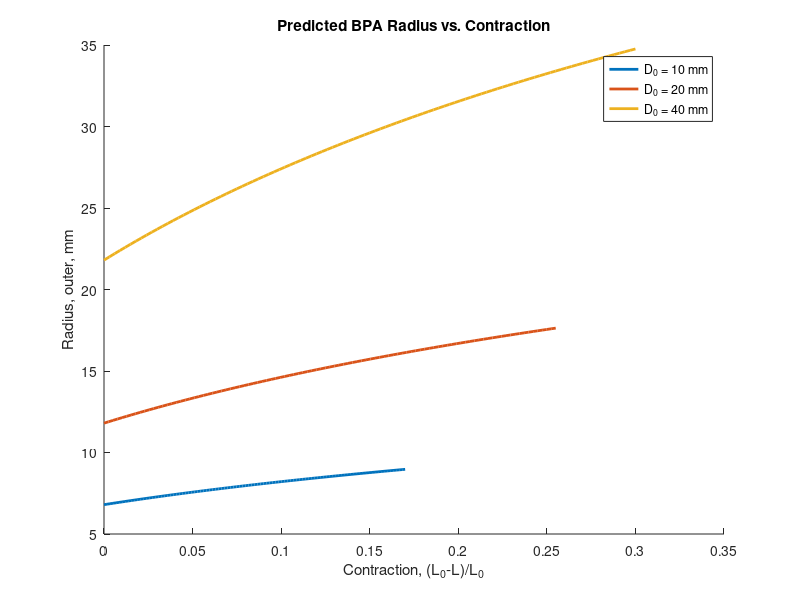
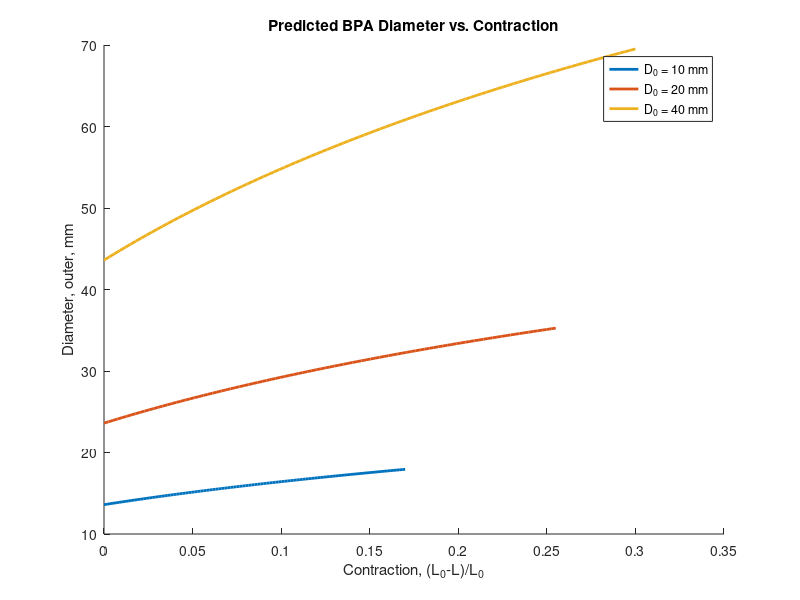

These figures' MATLAB source, in order: (Note: this script raises an error after producing the figures.)
clear; clc; close all
%Based on Martens and Boblan and Chou and Hannaford
%% BPA geometry
L0 = [0.6, 0.5, 0.4, 0.3];    % Resting lengths, m

D0 = [0.010 0.020 0.040].';     % Initial inner diameter, m
H0 = 0.0018;                    % Initial membrane thickness, m
KMAX = [0.17 0.255 0.3]';       % Maximum contraction fraction

%% Initial braid angle
theta0a = 28.6;            % deg, Chou and Hannaford / Martens and Boblan

dtheta0b = [-0.1 -0.073 0].';   % deg, Martens and Boblan correction

theta0 = deg2rad(theta0a + dtheta0b);

%% Limit contraction to physical BPA range
relstrain = linspace(0,1,101);      %relstrain = k/KMAX, solve for k
k = KMAX*relstrain;         %Contraction

%% Instantaneous BPA diameter
% From:
%
%   Lfiber = L0/cos(theta0)
%   n      = L0*tan(theta0)/(pi*D0)
%   L      = L0*(1-k)
%
% Substitution eliminates L0, Lfiber, and n.

Din = D0 .* ...
    sqrt(1 - (1-k).^2 .* cos(theta0).^2) ./ ...
    sin(theta0);

D = Din + 2*H0;

%% Outer BPA radius
R = D/2;

%% Figure for showing effect initial diameter on clearance radius
figure('Color','w','Name','Radius')
hold on
    for i = 1:length(D0)

      pR(i) = plot(k(i,:), R(i,:)*1000, ...
            'LineWidth', 2, ...
            'DisplayName', sprintf('D_0 = %.0f mm',1000*D0(i)));

    end
hold off
xlabel('Contraction, (L_0-L)/L_0')
ylabel('Radius, outer, mm')
title('Predicted BPA Radius vs. Contraction')
legend('Location','best')

%% Figure for showing effect initial diameter on clearance diameter
figure('Color','w','Name','Diameter')
hold on
    for i = 1:length(D0)

       pD(i) = plot(k(i,:), D(i,:)*1000, ...
            'LineWidth', 2, ...
            'DisplayName', sprintf('D_0 = %.0f mm',1000*D0(i)));

    end
hold off
xlabel('Contraction, (L_0-L)/L_0')
ylabel('Diameter, outer, mm')
title('Predicted BPA Diameter vs. Contraction')
legend('Location','best')

%% Figure for showing effect of resting length on diameter.
M = numel(L0);
N = numel(KMAX);

% Minimum BPA length
Lmin = (1-KMAX)*L0; % 3xM

% Fiber geometry
Lfiber = L0./cos(theta0);  % 3xM

n = L0.*tan(theta0)./(pi*D0); %3xM

% Length range from resting length to maximum contraction
% permute k from 3x101 to 3x1x101:
% rows = diameter, columns = length, pages = BPA contraction increment
L = pagemtimes(1-permute(k,[1 3 2]),L0);     % 3x4x101

% Inner diameter from braid geometry
Din = sqrt(Lfiber.^2 - L.^2)./(n*pi);        % 3x4x101

% Approximate outer diameter
D = Din + 2*H0;                              % 3x4x101

figure
hold on
c = lines(M);                         % Color identifies resting length
mk = {'o','s','^'};                   % Marker identifies initial diameter
for ii = 1:N
    for i = 1:M

        % Stagger markers so coincident curves remain visible
        markerIdx = i:12:size(D,3);

        plot(squeeze((L0(i)-L(ii,i,:))./L0(i)), ...
             squeeze(D(ii,i,:))*1000, ...
            'LineWidth',2, ...
            'Color',c(i,:), ...
            'Marker',mk{ii}, ...
            'MarkerIndices',markerIdx, ...
            'MarkerSize',6, ...
            'HandleVisibility','off');

    end
end


xlabel('Contraction, (L_0-L)/L_0')
ylabel('Outer Diameter, mm')
title('Predicted BPA Diameter vs. Contraction')
%% Custom two-column legend

grey = [0.5 0.5 0.5];

% Blank handles for column headings
hDtitle = plot(nan,nan,'LineStyle','none','Marker','none');
hLtitle = plot(nan,nan,'LineStyle','none','Marker','none');

% D0 column: marker shape only, grey
hD1 = plot(nan,nan,'LineStyle','none', ...
    'Marker',mk{1},'MarkerSize',6, ...
    'MarkerEdgeColor',grey);

hD2 = plot(nan,nan,'LineStyle','none', ...
    'Marker',mk{2},'MarkerSize',6, ...
    'MarkerEdgeColor',grey);

hD3 = plot(nan,nan,'LineStyle','none', ...
    'Marker',mk{3},'MarkerSize',6, ...
    'MarkerEdgeColor',grey);

% Blank fourth row under D0
hBlank = plot(nan,nan,'LineStyle','none','Marker','none');

% L0 column: colored line only, no markers
hL1 = plot(nan,nan,'-','Color',c(1,:),'LineWidth',2);
hL2 = plot(nan,nan,'-','Color',c(2,:),'LineWidth',2);
hL3 = plot(nan,nan,'-','Color',c(3,:),'LineWidth',2);
hL4 = plot(nan,nan,'-','Color',c(4,:),'LineWidth',2);

% Interleave entries so legend fills row-by-row:
%       D0          L0
%       10 mm       0.6 m
%       20 mm       0.5 m
%       40 mm       0.4 m
%                   0.3 m

hLeg = [ ...
    hDtitle, ...
    hD1, ...
    hD2, ...
    hD3, ...
    hBlank, ...
    hLtitle, ...
    hL1, ...
    hL2, ...
    hL3, ...
    hL4];

legText = { ...
    '{\bf D_0}', ...
    '10 mm', ...
    '20 mm', ...
    '40 mm', ...
    ' ', ...
    '{\bf L_0}', ...
    '0.6 m', ...
    '0.5 m', ...
    '0.4 m', ...
    '0.3 m'};

lgd = legend(hLeg,legText, ...
    'NumColumns',2, ...
    'Location','best', ...
    'Interpreter','tex');

drawnow

% Get the actual legend graphics object
lgd = findobj(gcf,'Type','Legend');

% Legend border
set(lgd,'Box','on','LineWidth',2.5);

% Get legend position in normalized figure coordinates
set(lgd,'Units','normalized');
p = get(lgd,'Position');      % [x y width height]

% Vertical separator between D0 and L0 columns
xSep = p(1) + 0.5*p(3);

annotation(gcf,'line', ...
    [xSep xSep], ...
    [p(2) p(2)+p(4)], ...
    'LineWidth',1.5);

% Horizontal separator below header row
ySep = p(2) + 4/5*p(4);

annotation(gcf,'line', ...
    [p(1) p(1)+p(3)], ...
    [ySep ySep], ...
    'LineWidth',1.5);
